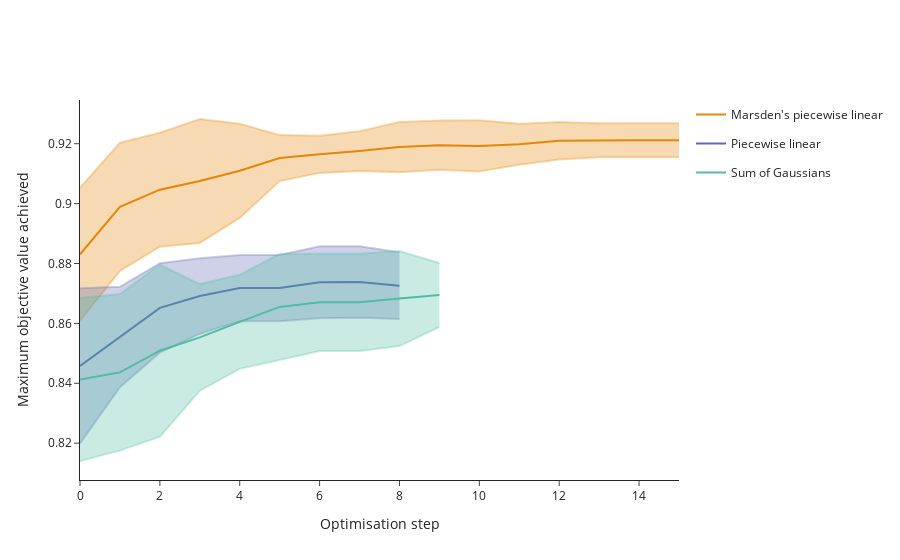

Notebook code for this chart:
### Code cell
import h5py
import plotly.graph_objects as go
import numpy as np 
from jetto_mobo.utils import pad_1d, rgb_to_rgba
import plotly

figure = go.Figure()

def add_trace(ensemble_dir, colour, name):
    max_values = []

    for ensemble_member in range(10):
        hdf5_file = f"{ensemble_dir}/{ensemble_member}/bayesopt.hdf5"
        with h5py.File(hdf5_file) as h5:
            optimisation_step = np.arange(h5["/"].attrs["n_completed_bayesopt_steps"] + 1)
            max_value = np.zeros(len(optimisation_step))
            for i, step in enumerate(optimisation_step):
                if i == 0:
                    max_value[:] = np.max(np.nan_to_num(h5["initialisation/value"], 0))
                else:
                    value = np.max(np.nan_to_num(h5[f"bayesopt/{step}/value"], 0))
                    if value > max_value[i-1]:
                        max_value[i:] = value
        max_values.append(max_value)

    max_values = pad_1d(max_values)
    optimisation_step = np.arange(max_values.shape[1])
    mean = np.nanmean(max_values, axis=0)
    sd = np.nanstd(max_values, axis=0)
    #max_ = np.nanmax(max_values, axis=0)
    #min_ = np.nanmin(max_values, axis=0)

    figure.add_traces(
        [
            go.Scatter(
                x=optimisation_step,
                y=mean + 2*sd,
                name=f'{name}: &mu; + 2&#963;',
                mode='lines',
                line_color=rgb_to_rgba(colour, 0.3),
                showlegend=False,
                legendgroup=name,
            ),
            go.Scatter(
                x=optimisation_step,
                y=mean - 2*sd,
                name=f'{name}: &mu; - 2&#963',
                mode='lines',
                fill='tonexty',
                line_color=rgb_to_rgba(colour, 0.3),
                fillcolor=rgb_to_rgba(colour, 0.3),
                showlegend=False,
                legendgroup=name,
            ),
            go.Scatter(
                x=optimisation_step,
                y=mean,
                mode='lines',
                name=f'{name}: &mu;',
                line_color=colour,
                showlegend=False,
                legendgroup=name,
            ),
            go.Scatter(
                x=[optimisation_step[0]],
                y=[mean[0]],
                mode='lines',
                name=name,
                line_color=colour,
                showlegend=True,
                legendgroup=name,
            )
        ]
    )
add_trace("../data/sobo/ga_pl_ensemble", plotly.colors.qualitative.Vivid[0], "Marsden's piecewise linear")
add_trace("../data/sobo/pl_ensemble", plotly.colors.qualitative.Vivid[1], "Piecewise linear")
add_trace("../data/sobo/sog_ensemble", plotly.colors.qualitative.Vivid[2], "Sum of Gaussians")

figure.update_layout(
    template="simple_white",
    showlegend=True
)
figure.update_xaxes(title="Optimisation step")
figure.update_yaxes(title="Maximum objective value achieved")

### Figure 1 — Plotly figure (JSON) as saved in the notebook; plotly's stock layout.template omitted (floating-point values rounded to 4 significant figures)
{"data": [{"legendgroup": "Marsden's piecewise linear", "line": {"color": "rgba(229, 134, 6, 0.3)"}, "mode": "lines", "name": "Marsden's piecewise linear: &mu; + 2&#963;", "showlegend": false, "type": "scatter", "x": [0, 1, 2, 3, 4, 5, 6, 7, 8, 9, 10, 11, 12, 13, 14, 15], "y": [0.9053, 0.9203, 0.9237, 0.9283, 0.9267, 0.9229, 0.9227, 0.9242, 0.9273, 0.9277, 0.9278, 0.9266, 0.9272, 0.9268, 0.9268, 0.9268]}, {"fill": "tonexty", "fillcolor": "rgba(229, 134, 6, 0.3)", "legendgroup": "Marsden's piecewise linear", "line": {"color": "rgba(229, 134, 6, 0.3)"}, "mode": "lines", "name": "Marsden's piecewise linear: &mu; - 2&#963", "showlegend": false, "type": "scatter", "x": [0, 1, 2, 3, 4, 5, 6, 7, 8, 9, 10, 11, 12, 13, 14, 15], "y": [0.8609, 0.8775, 0.8856, 0.8869, 0.8952, 0.9075, 0.9103, 0.9109, 0.9105, 0.9113, 0.9107, 0.9129, 0.9147, 0.9155, 0.9155, 0.9155]}, {"legendgroup": "Marsden's piecewise linear", "line": {"color": "rgb(229, 134, 6)"}, "mode": "lines", "name": "Marsden's piecewise linear: &mu;", "showlegend": false, "type": "scatter", "x": [0, 1, 2, 3, 4, 5, 6, 7, 8, 9, 10, 11, 12, 13, 14, 15], "y": [0.8831, 0.8989, 0.9047, 0.9076, 0.9109, 0.9152, 0.9165, 0.9175, 0.9189, 0.9195, 0.9193, 0.9198, 0.921, 0.9212, 0.9212, 0.9212]}, {"legendgroup": "Marsden's piecewise linear", "line": {"color": "rgb(229, 134, 6)"}, "mode": "lines", "name": "Marsden's piecewise linear", "showlegend": true, "type": "scatter", "x": [0], "y": [0.8831]}, {"legendgroup": "Piecewise linear", "line": {"color": "rgba(93, 105, 177, 0.3)"}, "mode": "lines", "name": "Piecewise linear: &mu; + 2&#963;", "showlegend": false, "type": "scatter", "x": [0, 1, 2, 3, 4, 5, 6, 7, 8], "y": [0.8717, 0.8722, 0.8801, 0.8817, 0.8829, 0.8829, 0.8857, 0.8857, 0.8837]}, {"fill": "tonexty", "fillcolor": "rgba(93, 105, 177, 0.3)", "legendgroup": "Piecewise linear", "line": {"color": "rgba(93, 105, 177, 0.3)"}, "mode": "lines", "name": "Piecewise linear: &mu; - 2&#963", "showlegend": false, "type": "scatter", "x": [0, 1, 2, 3, 4, 5, 6, 7, 8], "y": [0.8199, 0.8387, 0.8502, 0.8566, 0.8607, 0.8607, 0.8617, 0.8618, 0.8614]}, {"legendgroup": "Piecewise linear", "line": {"color": "rgb(93, 105, 177)"}, "mode": "lines", "name": "Piecewise linear: &mu;", "showlegend": false, "type": "scatter", "x": [0, 1, 2, 3, 4, 5, 6, 7, 8], "y": [0.8458, 0.8555, 0.8652, 0.8691, 0.8718, 0.8718, 0.8737, 0.8738, 0.8726]}, {"legendgroup": "Piecewise linear", "line": {"color": "rgb(93, 105, 177)"}, "mode": "lines", "name": "Piecewise linear", "showlegend": true, "type": "scatter", "x": [0], "y": [0.8458]}, {"legendgroup": "Sum of Gaussians", "line": {"color": "rgba(82, 188, 163, 0.3)"}, "mode": "lines", "name": "Sum of Gaussians: &mu; + 2&#963;", "showlegend": false, "type": "scatter", "x": [0, 1, 2, 3, 4, 5, 6, 7, 8, 9], "y": [0.8684, 0.8698, 0.8796, 0.8731, 0.8762, 0.8832, 0.8833, 0.8833, 0.8842, 0.8802]}, {"fill": "tonexty", "fillcolor": "rgba(82, 188, 163, 0.3)", "legendgroup": "Sum of Gaussians", "line": {"color": "rgba(82, 188, 163, 0.3)"}, "mode": "lines", "name": "Sum of Gaussians: &mu; - 2&#963", "showlegend": false, "type": "scatter", "x": [0, 1, 2, 3, 4, 5, 6, 7, 8, 9], "y": [0.814, 0.8175, 0.8222, 0.8375, 0.8448, 0.8478, 0.8508, 0.8508, 0.8524, 0.8588]}, {"legendgroup": "Sum of Gaussians", "line": {"color": "rgb(82, 188, 163)"}, "mode": "lines", "name": "Sum of Gaussians: &mu;", "showlegend": false, "type": "scatter", "x": [0, 1, 2, 3, 4, 5, 6, 7, 8, 9], "y": [0.8412, 0.8436, 0.8509, 0.8553, 0.8605, 0.8655, 0.867, 0.867, 0.8683, 0.8695]}, {"legendgroup": "Sum of Gaussians", "line": {"color": "rgb(82, 188, 163)"}, "mode": "lines", "name": "Sum of Gaussians", "showlegend": true, "type": "scatter", "x": [0], "y": [0.8412]}], "layout": {"showlegend": true, "xaxis": {"title": {"text": "Optimisation step"}}, "yaxis": {"title": {"text": "Maximum objective value achieved"}}}}
